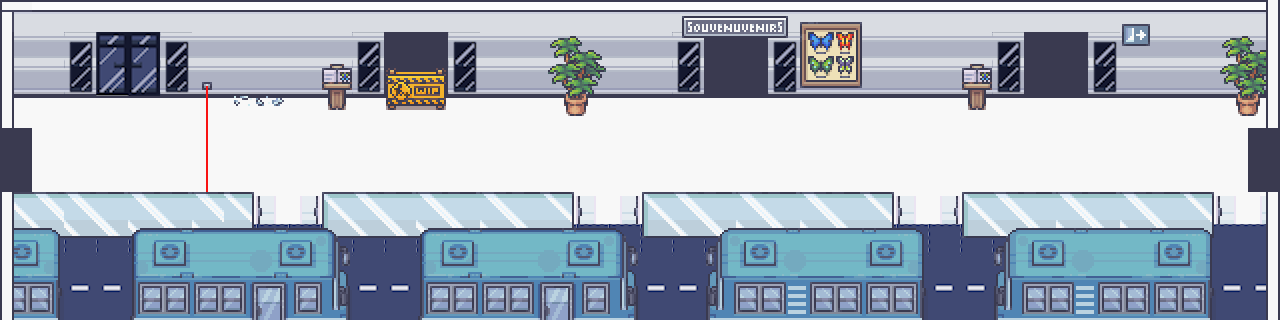

Rendered tile map (Tiled .tmx) drawn with the repository's tilesets; below, a short description and the map source with its tile grids summarised:
An orthogonal 40x10 tile map with 32x32 px tiles, 5 tile layers (Floor, Wall, Doors, Elements, ...), 6 tilesets and 2 objects (start, asshole).

<map version="1.10" tiledversion="1.10.2" orientation="orthogonal" renderorder="right-down" width="40" height="10" tilewidth="32" tileheight="32" infinite="0" nextlayerid="7" nextobjectid="4">
 <editorsettings>
  <export target="assets/Terminals.tmj" format="json" />
 </editorsettings>
 <tileset firstgid="1" name="Room_Builder_32x32" tilewidth="32" tileheight="32" tilecount="8284" columns="76">
  <image source="assets/Room_Builder_32x32.png" width="2432" height="3488" />
 </tileset>
 <tileset firstgid="8285" name="16_Grocery_store_32x32" tilewidth="32" tileheight="32" tilecount="1248" columns="16">
  <image source="assets/16_Grocery_store_32x32.png" width="512" height="2496" />
 </tileset>
 <tileset firstgid="9533" name="Street32x32" tilewidth="32" tileheight="32" tilecount="256" columns="32">
  <image source="assets/Street32x32.png" width="1024" height="256" />
 </tileset>
 <tileset firstgid="9789" name="Buildings32x32" tilewidth="32" tileheight="32" tilecount="180" columns="12">
  <image source="assets/Buildings32x32.png" width="384" height="480" />
 </tileset>
 <tileset firstgid="9969" name="22_Museum_32x32" tilewidth="32" tileheight="32" tilecount="1952" columns="16">
  <image source="assets/22_Museum_32x32.png" width="512" height="3904" />
 </tileset>
 <tileset firstgid="11921" name="10_Vehicles_32x32" tilewidth="32" tileheight="32" tilecount="3456" columns="32">
  <image source="assets/10_Vehicles_32x32.png" width="1024" height="3456" />
 </tileset>
 <layer id="2" name="Floor" width="40" height="10">
  <data>[400 cells, 280 non-empty, 20 distinct tile ids]</data>
 </layer>
 <layer id="1" name="Wall" width="40" height="10">
  <data>[400 cells, 120 non-empty, 9 distinct tile ids]</data>
 </layer>
 <layer id="4" name="Doors" width="40" height="10">
  <data>[400 cells, 105 non-empty, 18 distinct tile ids]</data>
 </layer>
 <layer id="5" name="Elements" width="40" height="10">
  <data>[400 cells, 132 non-empty, 72 distinct tile ids]</data>
 </layer>
 <layer id="3" name="WallBorders" width="40" height="10">
  <data>[400 cells, 16 non-empty, 4 distinct tile ids]</data>
 </layer>
 <objectgroup id="6" name="objectLayer">
  <object id="2" name="start" x="43.8493" y="158.455">
   <point />
  </object>
  <object id="3" name="asshole" x="780.318" y="154.469">
   <point />
  </object>
 </objectgroup>
</map>
